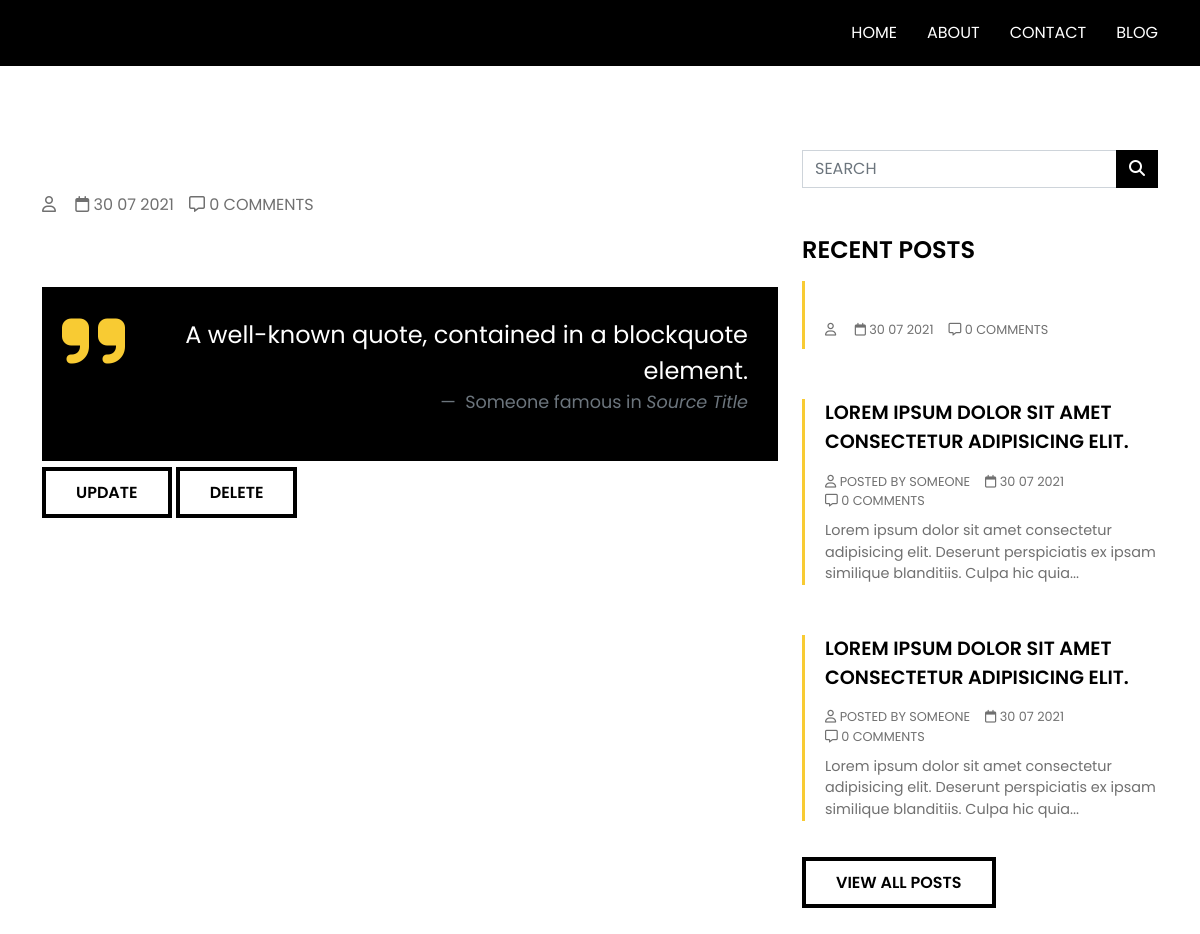
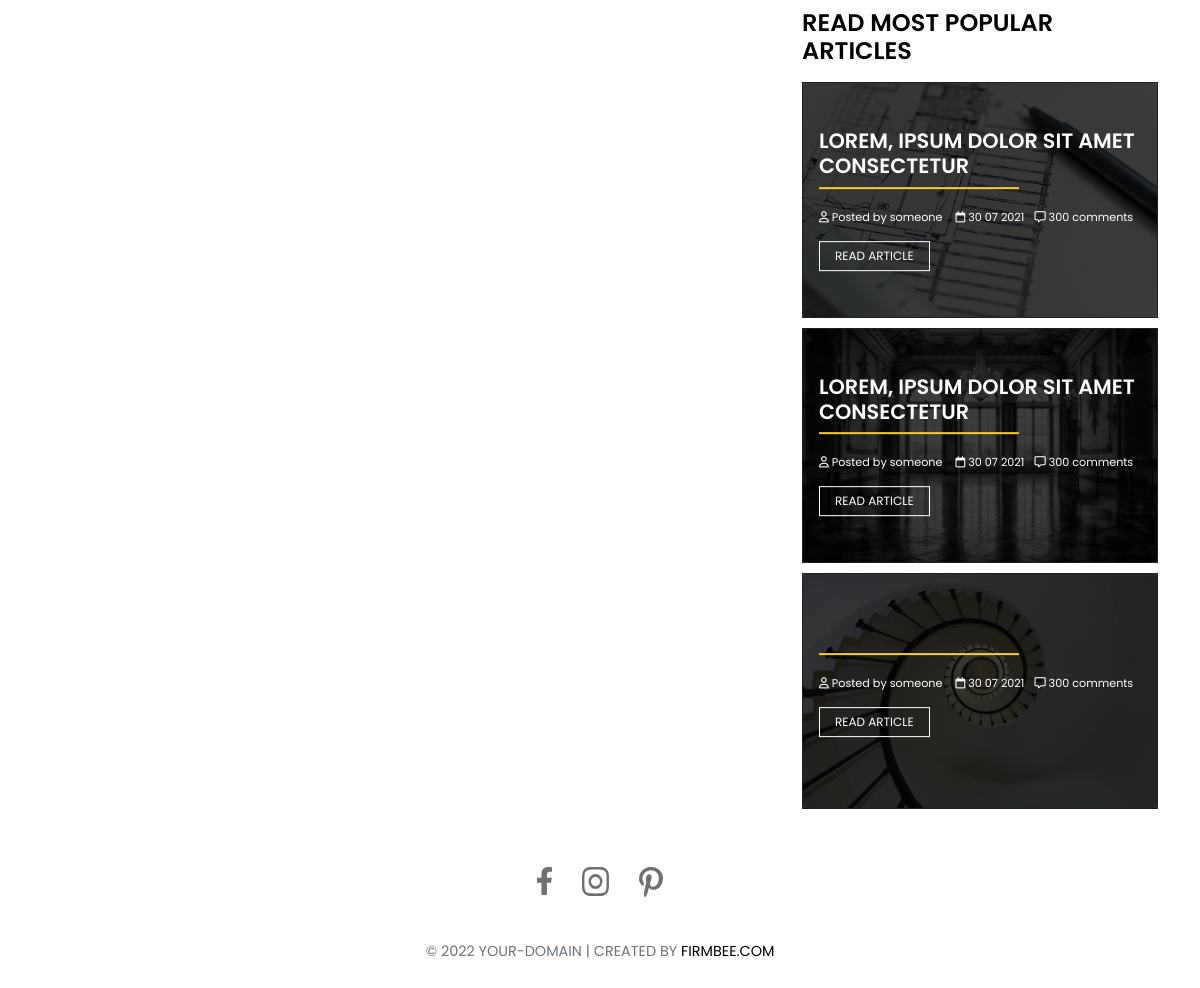
Before: /single-post/19 with the older database file (2 pictures, top to bottom).
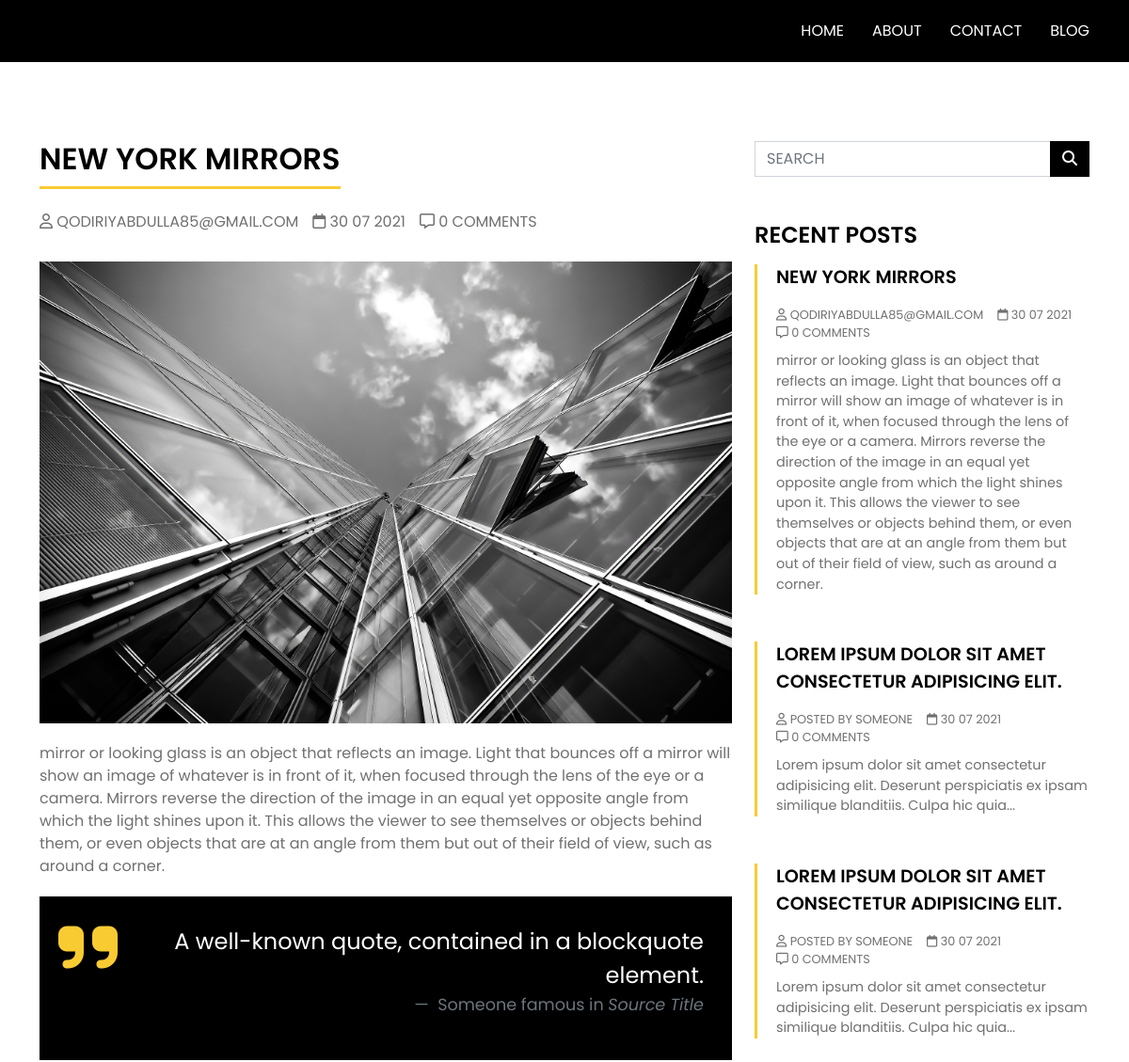
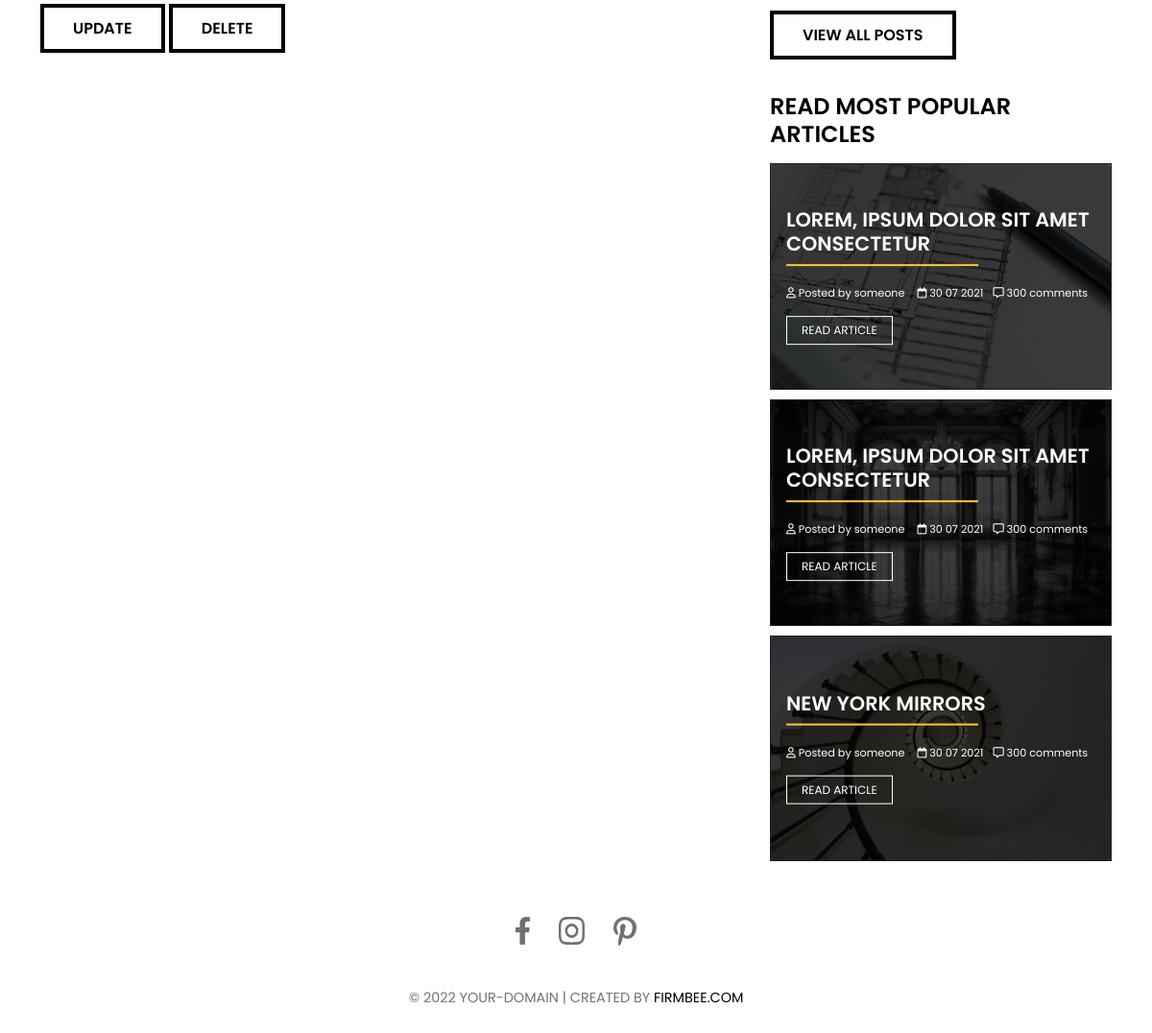
After: the same page with the newer database file (2 pictures, top to bottom).
### app/models.py (models this page shows, shortened)
class Product(models.Model):
    img = models.ImageField(upload_to='product/')
    title = models.CharField(max_length=155)
    price = models.FloatField()
    text = models.TextField()
    category = models.ForeignKey('app.Category', on_delete=models.CASCADE)
    user = models.ForeignKey('app.User', on_delete=CASCADE)

class User(AbstractUser):
    email = models.EmailField(unique=True)
    username = models.CharField(max_length=155, unique=False)
    phone_number = models.CharField(max_length=13, validators=[integer_validator])
    USERNAME_FIELD = 'email'
    REQUIRED_FIELDS = []
    objects = UserManager()

### app/views.py (the view)
# urls.py: path('single-post/<int:product_id>', single_post,name='single-post'),
def single_post(request, product_id):
    product = Product.objects.filter(id=product_id).first()
    context = {
        'product': product
    }
    return render(request, 'app/single-post.html', context)

### templates/app/single-post.html (shortened to what the changed rows need)
{% load static %}
<!DOCTYPE html>
<html lang="pl">
<head>
    <link href="https://cdn.jsdelivr.net/npm/bootstrap@5.1.0/dist/css/bootstrap.min.css" rel="stylesheet">
    <link rel="stylesheet" href="{% static 'css/main.css' %}">
</head>
<body data-bs-spy="scroll" data-bs-target="#navbar-example" data-bs-offset="82">
      <main>
        <div class="container">
          <div class="row mainmargin">
            <div class="single-post col-md-8">
              <h2 class="underscore">{{ product.title }}</h2>
              <div class="post-meta">
                <span><i class="far fa-user"></i> {{ product.user }}</span><span><i class="far fa-calendar"></i> 30 07 2021</span><span><i class="far fa-comment-alt"></i> 0 comments</span>
              </div>
              <img src="{{ product.img.url }}" alt="">
              <p>{{ product.text }}</p>
              <figure class="quote text-end">
                <blockquote class="blockquote">
                </blockquote>
                <figcaption class="blockquote-footer">
                </figcaption>
              </figure>
              <div>
                    <a href="{% url 'update' product.pk %}" class="main-button">Update</a>
                  <a href="{% url 'delete' product.pk %}" class="main-button">Delete</a>
              </div>
            </div>
            <div class="sidebar col-md-4">
              <div class="recent-posts pt-5">
                <div class="post-item">
                  <a href="{% url 'single-post' product.id %}" class="post-title">{{ product.title }}</a>
                  <div class="post-meta">
                    <span><i class="far fa-user"></i> {{ product.user }}</span><span><i class="far fa-calendar"></i> 30 07 2021</span><span><i class="far fa-comment-alt"></i> 0 comments</span>
                  </div>
                  <p class="post-content">{{ product.text }}</p>
                </div>
                <div class="popular pt-5">
                  <div class="card bg-dark text-white">
                    <div class="card-img-overlay p-3">
                      <div class="text-overlay">
                      <h5 class="card-title text-uppercase">{{ product.title }}</h5>
                      <div class="line"></div>
                      <div class="card-text article-meta">
                        <span><i class="far fa-user"></i> Posted by someone </span><span><i class="far fa-calendar"></i> 30 07 2021</span><span><i class="far fa-comment-alt"></i> 300 comments</span>
                      </div>
                      <button class="card-button">Read article</button>
                      </div>
                    </div>
                  </div>
                </div>
            </div>
            </div>
          </div>
        </div>
      </main>
</body>
</html>

Changed rows visible on the page:
added Product: title "NEW YORK MIRRORS", user "QODIRIYABDULLA85@GMAIL.COM", img (picture), text "mirror or looking glass is an object that reflects an image. Light that bounces off a mirror will show an image of whatever is in front of it, when focused through the lens of the eye or a camera. Mirrors reverse the direction of the image in an equal yet opposite angle from which the light shines upon it. This allows the viewer to see themselves or objects behind them, or even objects that are at an angle from them but out of their field of view, such as around a corner."
